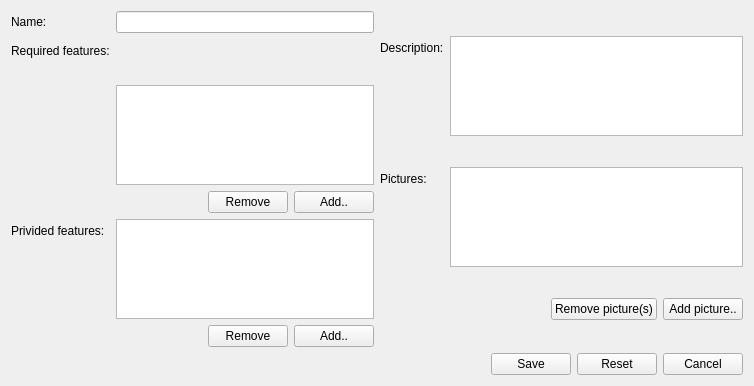
<?xml version="1.0" encoding="UTF-8"?>
<ui version="4.0">
 <class>category_edit_form</class>
 <widget class="QWidget" name="category_edit_form">
  <property name="geometry">
   <rect>
    <x>0</x>
    <y>0</y>
    <width>754</width>
    <height>386</height>
   </rect>
  </property>
  <property name="windowTitle">
   <string>Edit category</string>
  </property>
  <property name="windowIcon">
   <iconset resource="../configurator.qrc">
    <normaloff>:/images/folders.png</normaloff>:/images/folders.png</iconset>
  </property>
  <property name="action" stdset="0">
   <string>CategoryRequest category {id={id}}</string>
  </property>
  <property name="answer" stdset="0">
   <string>Category category {id={?}; parentID={?}; root{{?}}; name{{main.name}}; description{{main.description}} }</string>
  </property>
  <layout class="QGridLayout" name="gridLayout">
   <item row="6" column="0" colspan="2">
    <layout class="QHBoxLayout" name="horizontalLayout">
     <item>
      <spacer name="horizontalSpacer">
       <property name="orientation">
        <enum>Qt::Horizontal</enum>
       </property>
       <property name="sizeHint" stdset="0">
        <size>
         <width>40</width>
         <height>20</height>
        </size>
       </property>
      </spacer>
     </item>
     <item>
      <widget class="QLabel" name="xxx">
       <property name="minimumSize">
        <size>
         <width>20</width>
         <height>0</height>
        </size>
       </property>
       <property name="sizeIncrement">
        <size>
         <width>0</width>
         <height>0</height>
        </size>
       </property>
       <property name="text">
        <string/>
       </property>
       <property name="dataslot" stdset="0">
        <string>select_category ({main.widgetid}_category)</string>
       </property>
       <property name="action:select_category" stdset="0">
        <string>CategoryRequest category {id={category_change.category.selected}}</string>
       </property>
       <property name="link:category_change" stdset="0">
        <string>{main.widgetid}_category</string>
       </property>
       <property name="answer" stdset="0">
        <string>Category category {id={id}; parentID={?}; root{{?}}; name{{text}}; description{{?}} }</string>
       </property>
      </widget>
     </item>
     <item>
      <widget class="QPushButton" name="save">
       <property name="text">
        <string>Save</string>
       </property>
       <property name="action" stdset="0">
        <string notr="true">updateCategory category {id={main.id}; name{{main.name}}; description{{main.description}}; pictures {picture[] {id={main.pictures.id}}}} </string>
       </property>
       <property name="form" stdset="0">
        <string notr="true">_CLOSE_</string>
       </property>
       <property name="datasignal:clicked" stdset="0">
        <string>categories</string>
       </property>
      </widget>
     </item>
     <item>
      <widget class="QPushButton" name="reset">
       <property name="text">
        <string>Reset</string>
       </property>
       <property name="form" stdset="0">
        <string>_RESET_</string>
       </property>
      </widget>
     </item>
     <item>
      <widget class="QPushButton" name="cancel">
       <property name="text">
        <string>Cancel</string>
       </property>
       <property name="form" stdset="0">
        <string notr="true">_CLOSE_</string>
       </property>
      </widget>
     </item>
    </layout>
   </item>
   <item row="0" column="0">
    <layout class="QFormLayout" name="formLayout">
     <property name="fieldGrowthPolicy">
      <enum>QFormLayout::AllNonFixedFieldsGrow</enum>
     </property>
     <item row="0" column="0">
      <widget class="QLabel" name="label_name">
       <property name="text">
        <string>Name:</string>
       </property>
       <property name="buddy">
        <cstring>name</cstring>
       </property>
      </widget>
     </item>
     <item row="0" column="1">
      <widget class="QLineEdit" name="name">
       <property name="initialFocus" stdset="0">
        <bool>true</bool>
       </property>
      </widget>
     </item>
     <item row="1" column="0">
      <widget class="QLabel" name="label_2">
       <property name="text">
        <string>Required features:</string>
       </property>
      </widget>
     </item>
     <item row="3" column="1">
      <layout class="QHBoxLayout" name="horizontalLayout_3">
       <item>
        <spacer name="horizontalSpacer_3">
         <property name="orientation">
          <enum>Qt::Horizontal</enum>
         </property>
         <property name="sizeHint" stdset="0">
          <size>
           <width>40</width>
           <height>20</height>
          </size>
         </property>
        </spacer>
       </item>
       <item>
        <widget class="QPushButton" name="pushButton_2">
         <property name="text">
          <string>Remove</string>
         </property>
        </widget>
       </item>
       <item>
        <widget class="QPushButton" name="pushButton">
         <property name="text">
          <string>Add..</string>
         </property>
         <property name="form" stdset="0">
          <string>category_select?widgetid={main.widgetid}_category</string>
         </property>
         <property name="datasignal:destroyed" stdset="0">
          <string>close@{main.widgetid}_category</string>
         </property>
        </widget>
       </item>
      </layout>
     </item>
     <item row="5" column="1">
      <layout class="QHBoxLayout" name="horizontalLayout_4">
       <item>
        <spacer name="horizontalSpacer_4">
         <property name="orientation">
          <enum>Qt::Horizontal</enum>
         </property>
         <property name="sizeHint" stdset="0">
          <size>
           <width>40</width>
           <height>20</height>
          </size>
         </property>
        </spacer>
       </item>
       <item>
        <widget class="QPushButton" name="pushButton_3">
         <property name="text">
          <string>Remove</string>
         </property>
        </widget>
       </item>
       <item>
        <widget class="QPushButton" name="pushButton_4">
         <property name="text">
          <string>Add..</string>
         </property>
         <property name="form" stdset="0">
          <string>category_select?widgetid={main.widgetid}_category</string>
         </property>
         <property name="datasignal:destroyed" stdset="0">
          <string>close@{main.widgetid}_category</string>
         </property>
        </widget>
       </item>
      </layout>
     </item>
     <item row="4" column="0">
      <widget class="QLabel" name="label_3">
       <property name="text">
        <string>Privided features:</string>
       </property>
      </widget>
     </item>
     <item row="2" column="1">
      <widget class="QListWidget" name="listWidget">
       <property name="maximumSize">
        <size>
         <width>16777215</width>
         <height>100</height>
        </size>
       </property>
      </widget>
     </item>
     <item row="4" column="1">
      <widget class="QListWidget" name="listWidget_2">
       <property name="maximumSize">
        <size>
         <width>16777215</width>
         <height>100</height>
        </size>
       </property>
      </widget>
     </item>
    </layout>
   </item>
   <item row="0" column="1">
    <layout class="QFormLayout" name="formLayout_2">
     <item row="0" column="0">
      <widget class="QLabel" name="label_description">
       <property name="text">
        <string>Description:</string>
       </property>
       <property name="buddy">
        <cstring>description</cstring>
       </property>
      </widget>
     </item>
     <item row="0" column="1">
      <widget class="QPlainTextEdit" name="description">
       <property name="maximumSize">
        <size>
         <width>16777215</width>
         <height>100</height>
        </size>
       </property>
      </widget>
     </item>
     <item row="1" column="1">
      <widget class="QListWidget" name="pictures">
       <property name="maximumSize">
        <size>
         <width>16777215</width>
         <height>100</height>
        </size>
       </property>
       <property name="lineWidth">
        <number>1</number>
       </property>
       <property name="verticalScrollBarPolicy">
        <enum>Qt::ScrollBarAlwaysOff</enum>
       </property>
       <property name="selectionMode">
        <enum>QAbstractItemView::MultiSelection</enum>
       </property>
       <property name="iconSize">
        <size>
         <width>100</width>
         <height>100</height>
        </size>
       </property>
       <property name="movement">
        <enum>QListView::Static</enum>
       </property>
       <property name="isWrapping" stdset="0">
        <bool>false</bool>
       </property>
       <property name="viewMode">
        <enum>QListView::IconMode</enum>
       </property>
       <property name="selectionRectVisible">
        <bool>false</bool>
       </property>
       <property name="action" stdset="0">
        <string>CategoryPictureListRequest category {id={main.id}}</string>
       </property>
       <property name="answer" stdset="0">
        <string>PictureThumbnailList pictures {picture[] {id={item.id}; thumbnail{{item.icon}}; caption{{item.tooltip}} }}</string>
       </property>
       <property name="dataslot" stdset="0">
        <string>select_picture ({main.widgetid}_picture)</string>
       </property>
       <property name="link:picture_add" stdset="0">
        <string>{main.widgetid}_picture</string>
       </property>
       <property name="action:select_picture" stdset="0">
        <string>PictureThumbnailListRequest pictures {picture[]{id={main.pictures.id}}; add[]{id={picture_add.picture.selected}}}</string>
       </property>
       <property name="action:exclude_picture" stdset="0">
        <string>PictureThumbnailListRequest pictures {picture[]{id={main.pictures.unselected}}}</string>
       </property>
      </widget>
     </item>
     <item row="2" column="1">
      <layout class="QHBoxLayout" name="horizontalLayout_2">
       <item>
        <spacer name="horizontalSpacer_2">
         <property name="orientation">
          <enum>Qt::Horizontal</enum>
         </property>
         <property name="sizeHint" stdset="0">
          <size>
           <width>40</width>
           <height>20</height>
          </size>
         </property>
        </spacer>
       </item>
       <item>
        <widget class="QPushButton" name="exclude_pictures">
         <property name="text">
          <string>Remove picture(s)</string>
         </property>
         <property name="datasignal:clicked" stdset="0">
          <string>exclude_picture@main.pictures</string>
         </property>
        </widget>
       </item>
       <item>
        <widget class="QPushButton" name="new_pictures">
         <property name="text">
          <string>Add picture..</string>
         </property>
         <property name="form" stdset="0">
          <string>picture_select?widgetid={main.widgetid}_picture</string>
         </property>
         <property name="datasignal:destroyed" stdset="0">
          <string>close@{main.widgetid}_picture</string>
         </property>
        </widget>
       </item>
      </layout>
     </item>
     <item row="1" column="0">
      <widget class="QLabel" name="label">
       <property name="text">
        <string>Pictures:</string>
       </property>
       <property name="buddy">
        <cstring>pictures</cstring>
       </property>
      </widget>
     </item>
    </layout>
   </item>
  </layout>
 </widget>
 <tabstops>
  <tabstop>name</tabstop>
  <tabstop>pushButton_2</tabstop>
  <tabstop>pushButton</tabstop>
  <tabstop>pushButton_3</tabstop>
  <tabstop>pushButton_4</tabstop>
  <tabstop>description</tabstop>
  <tabstop>pictures</tabstop>
  <tabstop>exclude_pictures</tabstop>
  <tabstop>new_pictures</tabstop>
  <tabstop>save</tabstop>
  <tabstop>reset</tabstop>
  <tabstop>cancel</tabstop>
 </tabstops>
 <resources>
  <include location="../configurator.qrc"/>
 </resources>
 <connections/>
</ui>
